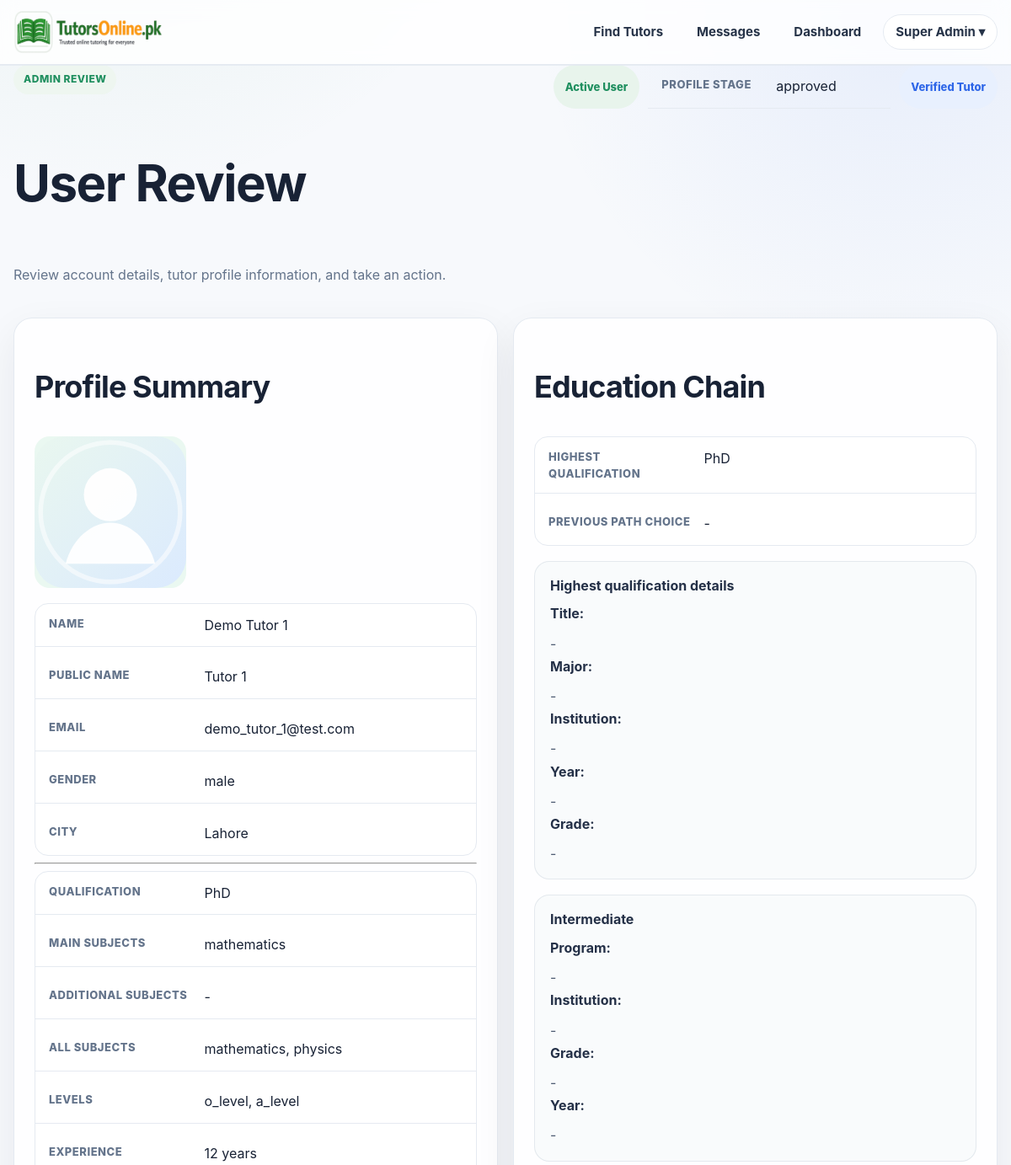
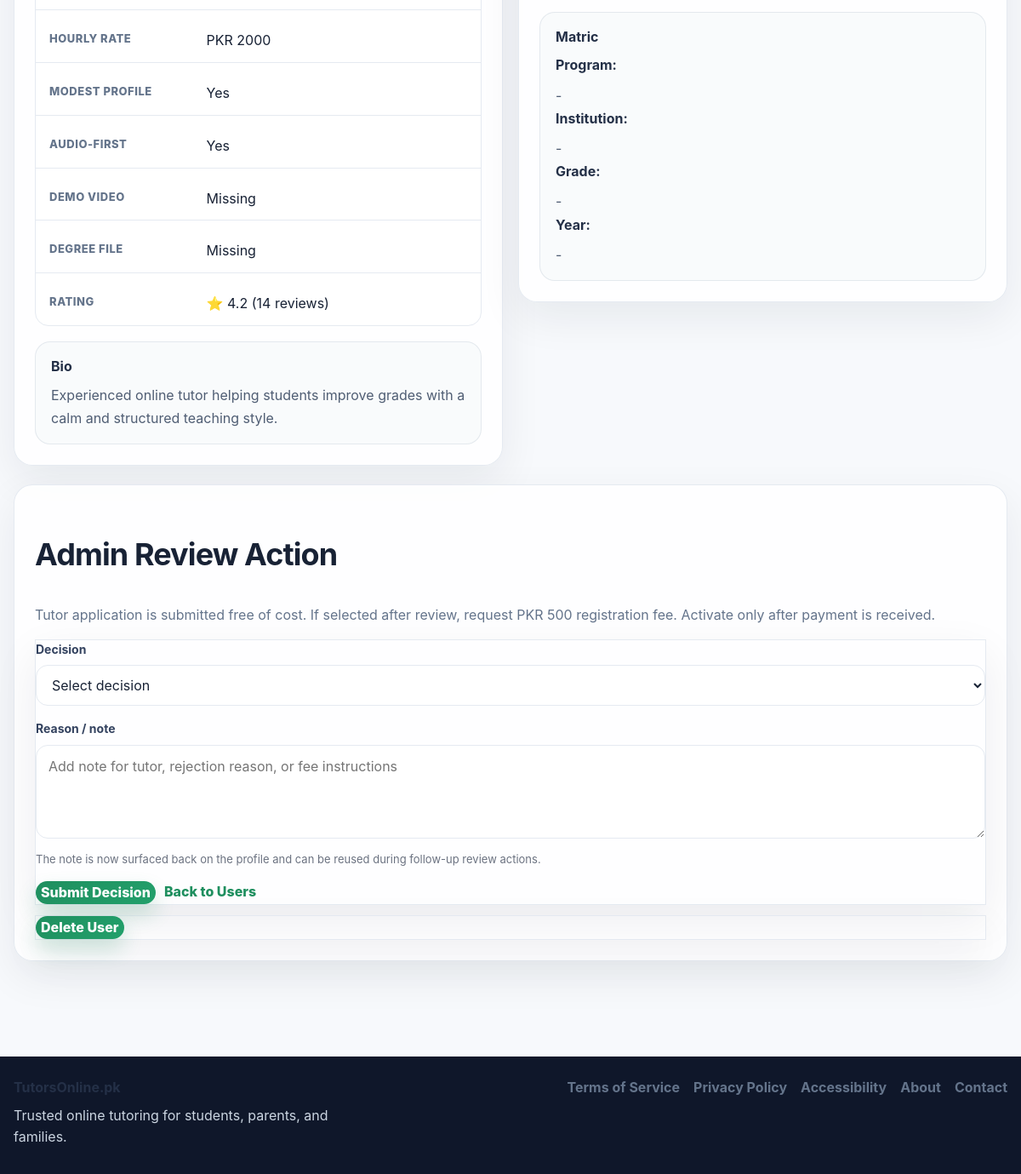
The app's page /admin/users/2 (signed in) with its own data (2 pictures, top to bottom).
### app.py (models this page shows, shortened)
class User(UserMixin, db.Model):
    id = db.Column(db.Integer, primary_key=True)
    email = db.Column(db.String(120), unique=True, nullable=False)
    password_hash = db.Column(db.String(255), nullable=False)
    role = db.Column(db.String(20), nullable=False, default="student")
    full_name = db.Column(db.String(120), nullable=False)
    public_name = db.Column(db.String(120), nullable=False)
    qualification = db.Column(db.String(120), default="")
    subjects = db.Column(db.String(255), default="")
    class_levels = db.Column(db.String(255), default="")
    experience_years = db.Column(db.Integer, default=0)
    bio = db.Column(db.Text, default="")
    degree_title = db.Column(db.String(255), default="")
    degree_major = db.Column(db.String(255), default="")
    degree_institution = db.Column(db.String(255), default="")
    degree_year = db.Column(db.String(50), default="")
    degree_grade = db.Column(db.String(50), default="")
    previous_path_choice = db.Column(db.String(50), default="")
    mphil_title = db.Column(db.String(255), default="")
    mphil_major = db.Column(db.String(255), default="")
    mphil_institution = db.Column(db.String(255), default="")
    mphil_year = db.Column(db.String(50), default="")
    mphil_grade = db.Column(db.String(50), default="")
    mphil_additional_note = db.Column(db.String(255), default="")
    masters_title = db.Column(db.String(255), default="")
    masters_major = db.Column(db.String(255), default="")
    masters_institution = db.Column(db.String(255), default="")
    masters_year = db.Column(db.String(50), default="")
    masters_grade = db.Column(db.String(50), default="")
    masters_additional_note = db.Column(db.String(255), default="")
    bachelor_title = db.Column(db.String(255), default="")
    bachelor_major = db.Column(db.String(255), default="")
    bachelor_institution = db.Column(db.String(255), default="")
    bachelor_year = db.Column(db.String(50), default="")
    bachelor_grade = db.Column(db.String(50), default="")
    bachelor_additional_note = db.Column(db.String(255), default="")
    inter_program = db.Column(db.String(100), default="")
    inter_institution = db.Column(db.String(255), default="")
    inter_grade = db.Column(db.String(50), default="")
    inter_year = db.Column(db.String(50), default="")
    matric_program = db.Column(db.String(100), default="")
    matric_institution = db.Column(db.String(255), default="")
    matric_grade = db.Column(db.String(50), default="")
    matric_year = db.Column(db.String(50), default="")
    gender = db.Column(db.String(50), default="")
    city = db.Column(db.String(120), default="")
    main_subject = db.Column(db.String(120), default="")
    additional_subjects = db.Column(db.String(255), default="")
    student_level = db.Column(db.String(120), default="")
    student_subject_needed = db.Column(db.String(120), default="")
    preferred_tutor_gender = db.Column(db.String(50), default="")
    learning_mode = db.Column(db.String(50), default="")
    teaching_mode = db.Column(db.String(50), default="")
    hourly_rate = db.Column(db.Integer, default=0)
    mobile_number = db.Column(db.String(40), default="")
    cnic_number = db.Column(db.String(40), default="")
    profile_image = db.Column(db.String(255), default="")
    degree_file = db.Column(db.String(255), default="")
    additional_qualification_level = db.Column(db.String(80), default="")
    additional_qualification_title = db.Column(db.String(255), default="")
    additional_qualification_major = db.Column(db.String(255), default="")
    additional_qualification_institution = db.Column(db.String(255), default="")
    additional_qualification_year = db.Column(db.String(50), default="")
    additional_qualification_grade = db.Column(db.String(50), default="")
    additional_qualification_file = db.Column(db.String(255), default="")
    demo_video_url = db.Column(db.String(255), default="")
    demo_video_file = db.Column(db.String(255), default="")
    modest_profile = db.Column(db.Boolean, default=False)
    audio_only = db.Column(db.Boolean, default=False)
    is_active_user = db.Column(db.Boolean, default=True)
    is_verified_tutor = db.Column(db.Boolean, default=False)
    profile_stage = db.Column(db.String(40), default="basic_complete")
    verification_submitted_at = db.Column(db.DateTime)
    approved_at = db.Column(db.DateTime)
    rejected_at = db.Column(db.DateTime)
    admin_review_note = db.Column(db.Text, default="")
    is_public_tutor = db.Column(db.Boolean, default=False)
    tutor_category = db.Column(db.String(80), default="")
    bonus_credits = db.Column(db.Integer, default=0)
    total_earnings_pkr = db.Column(db.Integer, default=0)
    monthly_earnings_pkr = db.Column(db.Integer, default=0)
    sessions_completed = db.Column(db.Integer, default=0)
    rating_avg = db.Column(db.Float, default=0.0)
    rating_count = db.Column(db.Integer, default=0)
    credits_balance = db.Column(db.Integer, default=0)
    pending_payout_pkr = db.Column(db.Integer, default=0)
    payout_method = db.Column(db.String(30), default="bank")
    payout_account_title = db.Column(db.String(120), default="")
    payout_account_number = db.Column(db.String(120), default="")
    payout_iban = db.Column(db.String(64), default="")
    created_at = db.Column(db.DateTime, default=datetime.utcnow)
    bookings_as_student = db.relationship(
        "Booking",
        backref="student",
        lazy=True,
        foreign_keys="Booking.student_id",
    )
    bookings_as_tutor = db.relationship(
        "Booking",
        backref="tutor",
        lazy=True,
        foreign_keys="Booking.tutor_id",
    )
    @property
    def is_active(self):
        return self.is_active_user

### app.py (the view)
@app.route("/admin/users/<int:user_id>")
@login_required
def admin_user_detail(user_id):
    if current_user.role != "admin":
        return redirect(url_for("dashboard"))
    user = User.query.get_or_404(user_id)
    return render_template("admin_user_detail.html", user=user)

### templates/admin_user_detail.html (shortened to what this page needs)
{% extends 'base.html' %}
{% block content %}
<section class="admin-review-shell">
  <div class="admin-review-top">
    <div>
      <div class="admin-page-kicker">Admin Review</div>
      <h1>User Review</h1>
      <p class="muted">Review account details, tutor profile information, and take an action.</p>
    </div>
    <div class="admin-status-cluster">
      <span class="admin-status-pill {{ 'is-active' if user.is_active_user else 'is-inactive' }}">
        {{ 'Active User' if user.is_active_user else 'Suspended User' }}
      </span>
      <div class="detail-row">
        <span class="detail-label">Profile Stage</span>
        <span class="detail-value">{{ user.profile_stage or '-' }}</span>
      </div>
      <span class="admin-status-pill {{ 'is-verified' if user.is_verified_tutor else 'is-pending' }}">
        {% if user.role == 'tutor' %}
          {{ 'Verified Tutor' if user.is_verified_tutor else 'Tutor Pending Review' }}
        {% else %}
          Student Account
        {% endif %}
      </span>
    </div>
  </div>
  <div class="grid two admin-review-grid">
    <section class="card admin-review-card">
      <h2>Profile Summary</h2>
      {% if user.profile_image %}
        <img src="{{ url_for('uploaded_file', filename=user.profile_image) }}" alt="{{ user.public_name }}" class="admin-profile-image">
      {% else %}
        <div class="admin-image-placeholder">No profile image uploaded</div>
      {% endif %}
      <div class="detail-list">
        <div class="detail-row"><span class="detail-label">Name</span><span class="detail-value">{{ user.full_name }}</span></div>
        <div class="detail-row"><span class="detail-label">Public Name</span><span class="detail-value">{{ user.public_name }}</span></div>
        <div class="detail-row"><span class="detail-label">Email</span><span class="detail-value">{{ user.email }}</span></div>
        <div class="detail-row"><span class="detail-label">Gender</span><span class="detail-value">{{ user.gender or '-' }}</span></div>
        <div class="detail-row"><span class="detail-label">City</span><span class="detail-value">{{ user.city or '-' }}</span></div>
      </div>
      {% if user.role == 'tutor' %}
        <hr>
        <div class="detail-list">
          <div class="detail-row"><span class="detail-label">Qualification</span><span class="detail-value">{{ user.qualification or '-' }}</span></div>
          <div class="detail-row"><span class="detail-label">Main Subjects</span><span class="detail-value">{{ user.main_subject or '-' }}</span></div>
          <div class="detail-row"><span class="detail-label">Additional Subjects</span><span class="detail-value">{{ user.additional_subjects or '-' }}</span></div>
          <div class="detail-row"><span class="detail-label">All Subjects</span><span class="detail-value">{{ user.subjects or '-' }}</span></div>
          <div class="detail-row"><span class="detail-label">Levels</span><span class="detail-value">{{ user.class_levels or '-' }}</span></div>
          <div class="detail-row"><span class="detail-label">Experience</span><span class="detail-value">{{ user.experience_years or 0 }} years</span></div>
          <div class="detail-row"><span class="detail-label">Hourly Rate</span><span class="detail-value">PKR {{ user.hourly_rate or 0 }}</span></div>
          <div class="detail-row"><span class="detail-label">Modest Profile</span><span class="detail-value">{{ 'Yes' if user.modest_profile else 'No' }}</span></div>
          <div class="detail-row"><span class="detail-label">Audio-first</span><span class="detail-value">{{ 'Yes' if user.audio_only else 'No' }}</span></div>
          <div class="detail-row"><span class="detail-label">Demo Video</span><span class="detail-value">{{ 'Submitted' if user.demo_video_url else 'Missing' }}</span></div>
          <div class="detail-row"><span class="detail-label">Degree File</span><span class="detail-value">{{ 'Submitted' if user.degree_file else 'Missing' }}</span></div>
          <div class="detail-row"><span class="detail-label">Rating</span><span class="detail-value">⭐ {{ '%.1f'|format(user.rating_avg or 0) }} ({{ user.rating_count or 0 }} reviews)</span></div>
        </div>
        <div class="admin-bio-box">
          <strong>Bio</strong>
          <p>{{ user.bio or 'No bio added.' }}</p>
        </div>
      {% endif %}
    </section>
    <section class="card admin-review-card">
      {% if user.role == 'tutor' %}
        <h2>Education Chain</h2>
        <div class="detail-list">
          <div class="detail-row"><span class="detail-label">Highest qualification</span><span class="detail-value">{{ user.qualification or '-' }}</span></div>
          <div class="detail-row"><span class="detail-label">Previous path choice</span><span class="detail-value">{{ user.previous_path_choice or '-' }}</span></div>
        </div>
        <div class="admin-bio-box">
          <strong>Highest qualification details</strong>
          <p><strong>Title:</strong> {{ user.degree_title or '-' }}</p>
          <p><strong>Major:</strong> {{ user.degree_major or '-' }}</p>
          <p><strong>Institution:</strong> {{ user.degree_institution or '-' }}</p>
          <p><strong>Year:</strong> {{ user.degree_year or '-' }}</p>
          <p><strong>Grade:</strong> {{ user.degree_grade or '-' }}</p>
        </div>
        <div class="admin-bio-box">
          <strong>Intermediate</strong>
          <p><strong>Program:</strong> {{ user.inter_program or '-' }}</p>
          <p><strong>Institution:</strong> {{ user.inter_institution or '-' }}</p>
          <p><strong>Grade:</strong> {{ user.inter_grade or '-' }}</p>
          <p><strong>Year:</strong> {{ user.inter_year or '-' }}</p>
        </div>
        <div class="admin-bio-box">
          <strong>Matric</strong>
          <p><strong>Program:</strong> {{ user.matric_program or '-' }}</p>
          <p><strong>Institution:</strong> {{ user.matric_institution or '-' }}</p>
          <p><strong>Grade:</strong> {{ user.matric_grade or '-' }}</p>
          <p><strong>Year:</strong> {{ user.matric_year or '-' }}</p>
        </div>
      {% else %}
        <h2>Student Summary</h2>
        <p class="muted">No tutor verification chain applies to this account.</p>
      {% endif %}
    </section>
  </div>
  <section class="card admin-review-card">
    <h2>Admin Review Action</h2>
    <p class="muted">
      Tutor application is submitted free of cost. If selected after review, request PKR 500 registration fee. Activate only after payment is received.
    </p>
    <form method="post" action="{{ url_for('admin_review_user', user_id=user.id) }}" class="form-grid admin-review-form">
      <div>
        <label class="small-label">Decision</label>
        <select name="action" id="review_action" required>
          <option value="">Select decision</option>
        </select>
      </div>
      <div class="admin-review-note-wrap">
        <label class="small-label" for="review_reason">Reason / note</label>
        <textarea id="review_reason" name="reason" placeholder="Add note for tutor, rejection reason, or fee instructions">{{ user.admin_review_note or '' }}</textarea>
        <p class="admin-help-note">
          The note is now surfaced back on the profile and can be reused during follow-up review actions.
        </p>
      </div>
      <div class="admin-action-buttons">
        <button class="btn" type="submit">Submit Decision</button>
        <a class="btn btn-light" href="{{ url_for('admin_users') }}">Back to Users</a>
      </div>
    </form>
    <form method="post" action="{{ url_for('admin_delete_user', user_id=user.id) }}" onsubmit="return confirm('Are you sure you want to delete this user? This cannot be undone.');" style="margin-top:12px;">
      <button class="btn btn-danger" type="submit">Delete User</button>
    </form>
  </section>
</section>
{% endblock %}

### templates/base.html (shortened to what this page needs)
<!doctype html>
<html lang="en">
<head>
  <link rel="stylesheet" href="{{ url_for('static', filename='css/styles.css') }}">
  <link rel="stylesheet" href="{{ url_for('static', filename='css/design-system.css') }}">
</head>
<body>
  <header class="site-header">
    <div class="container nav-wrap">
      <a href="{{ url_for('index') }}" class="brand">
        <img src="{{ url_for('static', filename='images/logo.png') }}" alt="TutorsOnline.pk" class="brand-logo">
      </a>
     <nav class="main-nav">
      <a href="{{ url_for('tutors') }}">Find Tutors</a>
      {% if current_user.is_authenticated %}
        <a href="{{ url_for('messages_inbox') }}" class="nav-messages-link">
          Messages
        </a>
        <a href="{{ url_for('dashboard') }}">Dashboard</a>
        <div class="nav-user-dropdown">
          <button type="button" class="nav-user-trigger">
            {{ current_user.public_name or 'Account' }} ▾
          </button>
        </div>
      {% else %}
        <a href="{{ url_for('contact') }}">Contact</a>
        <a href="{{ url_for('login') }}">Login</a>
        <a href="{{ url_for('register') }}" class="nav-join-btn">Join</a>
      {% endif %}
    </nav>
    </div>
  </header>
  <main class="site-main">
    <div class="container">
      {% block content %}{% endblock %}
    </div>
  </main>
  <footer class="site-footer">
    <div class="container footer-wrap">
      <div class="footer-brand">
        <strong>TutorsOnline.pk</strong>
        <p>Trusted online tutoring for students, parents, and families.</p>
      </div>
      <div class="footer-links">
        <a href="{{ url_for('terms') }}">Terms of Service</a>
        <a href="{{ url_for('privacy') }}">Privacy Policy</a>
        <a href="{{ url_for('accessibility') }}">Accessibility</a>
        <a href="{{ url_for('about') }}">About</a>
        <a href="{{ url_for('contact') }}">Contact</a>
      </div>
    </div>
  </footer>
</body>
</html>

### records on screen
User: public_name "Super Admin"
User: is_active_user "Active User", profile_stage "approved", is_verified_tutor "Verified Tutor", full_name "Demo Tutor 1", public_name "Tutor 1", email "demo_tutor_1@test.com", gender "male", city "Lahore", qualification "PhD", main_subject "mathematics", additional_subjects "-", subjects "mathematics, physics", class_levels "o_level, a_level", experience_years "12", hourly_rate "2000", modest_profile "Yes", audio_only "Yes", demo_video_url "Missing", degree_file "Missing", rating_avg "4.2", rating_count "14", bio "Experienced online tutor helping students improve grades with a calm and structured teaching style.", previous_path_choice "-", degree_title "-", degree_major "-", degree_institution "-", degree_year "-", degree_grade "-", inter_program "-", inter_institution "-", inter_grade "-", inter_year "-", matric_program "-", matric_institution "-", matric_grade "-", matric_year "-"
